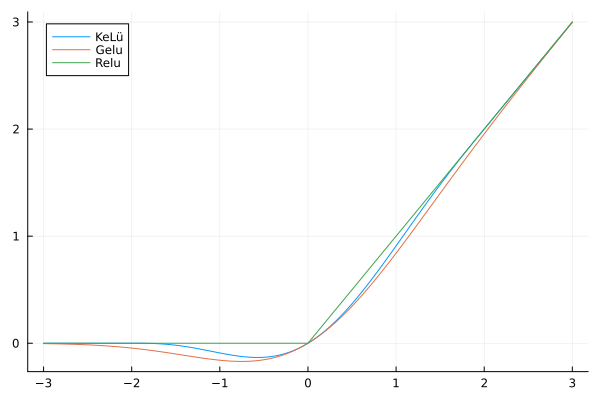

This figure's Julia source:
using Plots
using NNlib
using Flux
using Zygote
using Distributions


@inline function KeLu(x; a = 3.5)
    return  ifelse(x < -a, 0, ifelse(x>a, x, @fastmath 0.5*x*(1+x/a+(1/pi)*sin(x*pi/a))))
end

@inline function KeLu(x::AbstractMatrix{T}) where T<:Float32
    return KeLu.(x)
end




function d(f::Function, x::Real)
    return Zygote.gradient(x->f(x), x)[1]
end


function d__(f::Function, x::Real)
    f_d(x) = Zygote.gradient(x->f(x), x)[1]
    return Zygote.gradient(x->f_d(x), x)[1]
end


x = -3:0.01:3
plot(x, x -> KeLu(x), label = "KeLü")
plot!(x, gelu.(x), label = "Gelu")
#plot!(x, sigmoid.(x), label = "Sigmoid")
plot!(x, relu.(x), label = "Relu")
#plot!(x, swish.(x), label = "Swish")
#plot!(x, hardswish.(x), label = "Hard Swish")
#plot!(size=(1400,1400))
png("comparison.png")



x = -5:0.01:5
plot(x, d.(KeLu,x), label = "KeLü First Derivative")
plot!(x, d.(gelu,x), label = "Gelu First Derivative")
plot!(x, d.(swish, x), label = "Swish First Derivative")
#plot!(x, d.(tanh, x), label = "Relu First Derivative")
png("comparison_first_derivatives.png")


x = -5:0.01:5
plot(x, d__.(KeLu,x), label = "KeLü Second Derivative")
plot!(x, d__.(gelu,x), label = "Gelu Second Derivative")
plot!(x, d__.(swish, x), label = "Swish Second Derivative")
plot!(x, d__.(tanh, x), label = "Relu Second Derivative")
png("comparison_second_derivatives.png")
